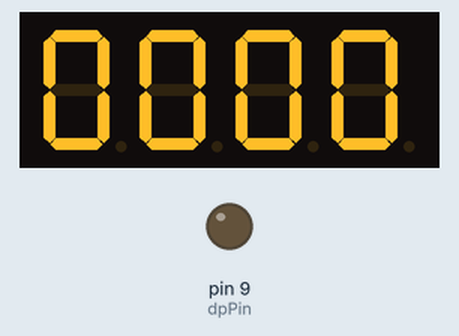
The sketch below on a simulated Arduino Uno, built with avr-gcc and run on an emulated ATmega328P. On the bench: 4-digit seven-segment display, output pins drawn as LEDs (lit = HIGH). Wiring (inferred from the names in the program): BCD to 7-segment decoder: data pin 8, pin 7, pin 6, pin 5; 4-digit 7-segment display, segments lit when HIGH: segments Q0, Q1, Q2, Q3, Q4, Q5, Q6; digit selects pin 12, pin 13, pin 11, pin 10. The segment pins are drawn as the display they are named for; pins used as bus, display or sensor lines are not drawn.

Above: at 0.1 s.
At 2.1 s:
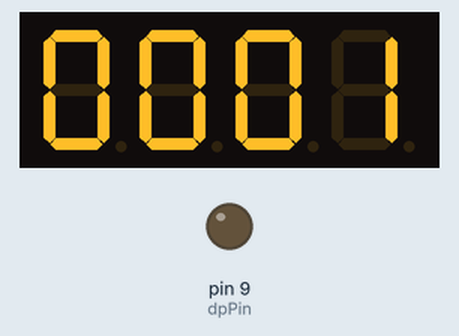
At 10.1 s:
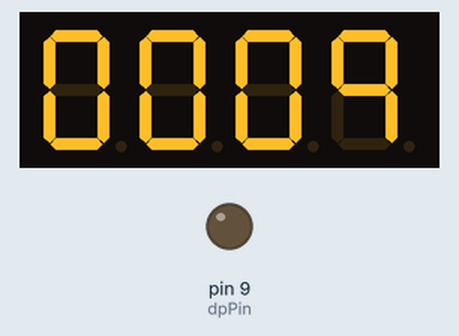
At 19.1 s:
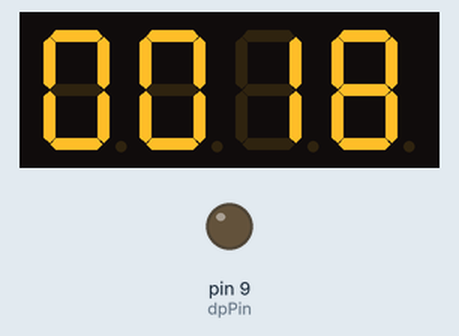
At 29.1 s:
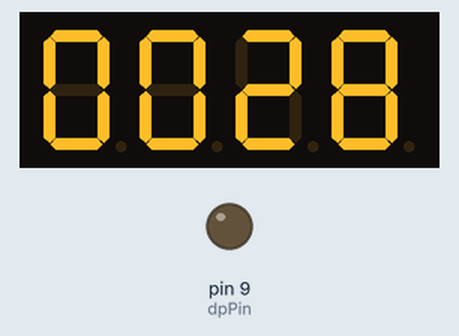
At 37.1 s:
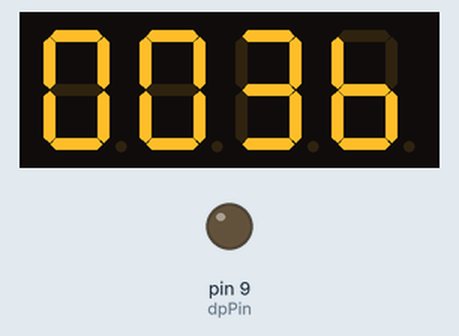

The sketch:

SevenSegBCDInterrupt.ino
```cpp
/*
 * Program for experimenting with seven-segment LED displays
 * Author: David Bryant (david@orangemoose.com)
 * Date: 23 March 2014
 *
 * The sketch just displays a steadily-incrementing counter, though there are some
 * convenience routines to handle display of integer and floating-point numbers for whenever
 * I might want to use this approach to do something interesting (like create a digital
 * thermometer with a seven-segment display).
 *
 * Display refresh is handled through a timer interrupt, abd the output segments
 * are handled using a BCD-to-seven-segment decoder driver.
 *
 * Configuring Arduino timers isn't difficult, but it requires some careful thought
 * about how often you want the timer to generate an interrupt, and paying close
 * attention to some arcane configuration instructions to get the timer properly
 * programmed.  This sketch is based on an excellent examples and tutorials by Nick
 * Gammon at http://www.gammon.com.au/forum/?id=11488 and http://www.gammon.com.au/forum/?id=12314
 * and via Instructables at
 * http://www.instructables.com/id/Arduino-Timer-Interrupts/step1/Prescalers-and-the-Compare-Match-Register/
 */

const byte PATTERN_COUNT = 10;
const byte BITS = 4;
const byte DIGITS = 4;

const byte bcdPins [BITS] = { 8, 7, 6, 5 };  // BCD control: D3, D2, D1, D0
const byte digitPins [DIGITS]    = { 12, 13, 11, 10 };    // DIG1, DIG2, DIG3, DIG4
const byte dpPin = 9;  // decimal point pin
#define COMMON_ANODE false    // make false for common cathode LEDs


#if COMMON_ANODE
  // For common ANODE:
  const byte SEGMENT_ON = LOW;
  const byte SEGMENT_OFF = HIGH;
  const byte DIGIT_ON = HIGH;
  const byte DIGIT_OFF = LOW;
#else
  // For common CATHODE:
  const byte SEGMENT_ON = HIGH;
  const byte SEGMENT_OFF = LOW;
  const byte DIGIT_ON = LOW;
  const byte DIGIT_OFF = HIGH;
#endif

volatile byte numberToShow [DIGITS] = { 0, 0, 0, 0 };  // Default
volatile byte dpDigit = 0xFF;  // Decimal point digit, if > DIGITS then no DP

/*
 * Timer Interrupt Service Routine (ISR) to update the LEDs. Specifically it
 * updates one digit in the display every time it is called, and then moves on
 * to the next digit on the next invocation.
 */
ISR (TIMER2_COMPA_vect)
  {
  static byte digit = 0;
  byte thisDigit = numberToShow [digit];

  // check for out of range, if so show a zero
  if (thisDigit >= PATTERN_COUNT)
    thisDigit = 0;

  // turn off old digits
  for (byte i = 0; i < DIGITS; i++)
    digitalWrite (digitPins[i], DIGIT_OFF);

  // set segments
  for (byte j = 0; j < BITS; j++)
    digitalWrite (bcdPins[j],            // which bcd value pin
                (thisDigit & bit (j))     // see if set or not
                ? SEGMENT_ON : SEGMENT_OFF);  // set appropriately (HIGH or LOW)

  // set decimal point (if needed)
  if(digit == dpDigit) {
    digitalWrite(dpPin,SEGMENT_ON);
  }
  else {
    digitalWrite(dpPin,SEGMENT_OFF);
  }

  // activate this digit
  digitalWrite (digitPins [digit], DIGIT_ON);

  // wrap if necessary
  if (++digit >= DIGITS)
    digit = 0;
  }  // end of TIMER2_COMPA_vect


void setup()
{

  for (byte i = 0; i < BITS; i++)
    pinMode(bcdPins[i], OUTPUT);  // make all the BCD pins outputs

  for (byte i = 0; i < DIGITS; i++)
    pinMode(digitPins[i], OUTPUT);   // make all the digit pins outputs

  pinMode(dpPin,OUTPUT); // Make decimal point pin output

  // set up to draw the display repeatedly

  // Stop timer 2
  TCCR2A = 0;
  TCCR2B = 0;

  /*
   * Timer 2 - gives us a constant interrupt to refresh the LED display
   *
   * Overall we want to refresh the display every 2ms so for a 4 digit display
   * that means each digit gets updated every 0.5ms.  That calls for a timer interrupt
   * frequency of 2KHz. With a 16MHz system clock then we need to divide that by 8000
   * so let's use 8192 (a good approximation that's a power of 2).  Timer 2 is an 8 bit
   * timer so we can't just have it count to 8192 but we can have it count to 64 and
   * then use a pre-scaler value of 128 to get to 8192 (as 64 * 128 = 8192).
   */
  TCCR2A = bit (WGM21) ;   // CTC mode
  OCR2A  = 63;            // count up to 64  (zero relative!!!!)
  // Timer 2 - interrupt on match at about 2 kHz
  TIMSK2 = bit (OCIE2A);   // enable Timer2 Interrupt
  // start Timer 2
  TCCR2B =  bit (CS20) | bit (CS22) ;  // prescaler of 128

  delay (1000);  // give time to read "HELO" on the display
} // end of setup


int val = 0;

void loop ()
{
  unsigned long elapsedSeconds = millis () / 1000;
  char buf [10];

  // displayFloat(78.36);

  displayInt(val);
  delay(1000);
  val++;
} // end of loop

void displayInt(int n)
{
  // Handle undisplayable values
  if(n < 0 || n > 9999) {
    for(byte i = 0; i < DIGITS; i++) {
      numberToShow[i] = 0;
    }
    return;
  }

  numberToShow[0] = (int) n/1000;
  n = n % 1000;
  numberToShow[1] = (int) n/100;
  n = n % 100;
  numberToShow[2] = (int) n/10;
  numberToShow[3] = (int) n%10;

  dpDigit = 0xFF;  // no decimal point for integer
}

void displayFloat(float f)
{
  int n, d, b, i;

  n = (int) f;  // Non-decimal part

  // Handle undisplayable values
  if(n < 0 || n > 9999) {
    for(byte i = 0; i < DIGITS; i++) {
      numberToShow[i] = 0;
    }
    return;
  }

  // Display non-decimal part
  if(n == 0) {
    numberToShow[0] = 0;
    dpDigit = 0;
    i = 1;
  }
  else {
    i = 0;
    for(b=1000;b>=1;b/=10) {
      if(n > b) {
        numberToShow[i] = (int) n/b;
        n = n % b;
        i++;
      }
    }
    dpDigit = i-1;
  }

  // Now handle however much of decimal part will fit
  n = (int) f;
  f = f - n;
  n = (int) ( f * 1000);
  if(n == 0) {
    numberToShow[i] = 0;
  }
  else {
    for(b=100;i<DIGITS;i++,b/=10) {
      numberToShow[i] = (int) n/b;
      n = n % b;
    }
  }
}
```

Measured:
- what the display in image 0 shows lasts 2.1 s, from 0.0 s to 2.1 s
- what the display in image 1 shows lasts 1.0 s, from 2.1 s to 3.1 s
